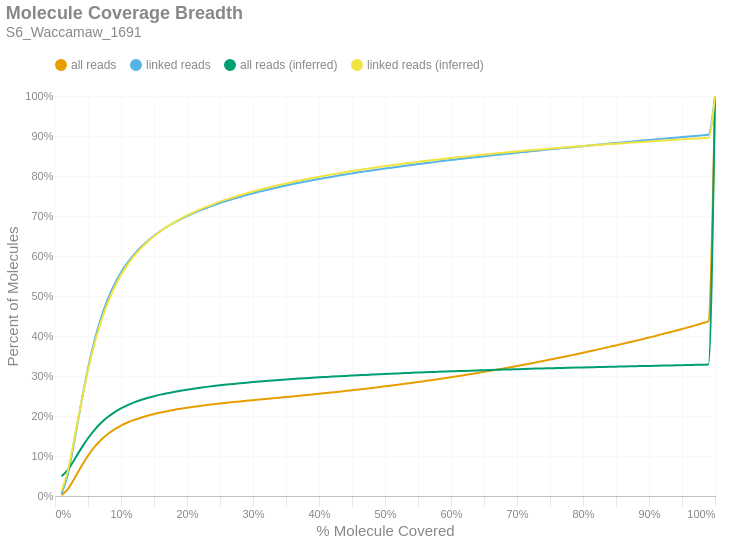

The notebook cell saved with this chart:
### Markdown cell above
### Molecule Read Coverage
This chart shows molecule coverage breadth as computed by the number of bases aligned to that molecule. In other words, "*how much of each unique long molecule is actually sequenced/aligned?*" Keep in mind there is a distinction between sequences and alignments, since some sequences belonging to a particular molecule may not align well and wouldn't appear in the alignment data. This chart also shows molecule coverage breadth as computed by the *inferred fragment* from which the aligned sequences originate. Unlike read coverage, this calculation takes into account the total insert size, including unsequenced gaps between the forward and reverse reads. Like the previous figures, these are cumulative percents.

### Code cell
if SKIPLR:
    print_html(f"Skipped")
else:
    binned_df = consolidated_hist(valids['coverage_bp'], mask, 0.01, True)
    binned_df_inf = consolidated_hist(valids['coverage_inserts'], mask, 0.01, True)
    binned_df = binned_df.with_columns(pl.lit(binned_df_inf['all reads (cumsum)']).alias('all reads (inferred)'))
    binned_df = binned_df.with_columns(pl.lit(binned_df_inf['linked reads (cumsum)']).alias('linked reads (inferred)'))
    binned_df = binned_df.with_columns(
        (pl.col('bin').cast(pl.Float64) + 0.01).alias('right_edge')
    )

    with SafeRender(binned_df):
        (
            density_plot(binned_df, 'Molecule Coverage Breadth', samplename, 'molcov', ['all reads (inferred)','linked reads (inferred)'])
            .encode(
                #x=alt.X('bin:Q', title="% Molecule Covered").axis(format = '%').scale(padding=0),
                x=alt.X('right_edge:Q', title="% Molecule Covered").axis(format='%').scale(padding=0),
                y=alt.Y('value:Q', title='Percent of Molecules')
                    .axis(format='%')
                    .stack(False)
                    .scale(domainMin=0, padding=0),
                color=alt.Color("key:N").scale(domain = ["all reads", "linked reads", "all reads (inferred)", "linked reads (inferred)"]),
                tooltip = [
                    alt.Tooltip("key:N", title = "Data Type"),
                    alt.Tooltip("range_label:N", title="% Molecule Covered"),
                    alt.Tooltip("value:Q", format = ".2%", title="% Molecules")
                ]
            )
        ).display()

### Figure 1 — Vega-Lite specification as saved in the notebook (floating-point values rounded to 4 significant figures)
{"width": "container", "height": 400, "config": {"title": {"anchor": "start", "dy": -15, "fontSize": 18, "color": "#888888", "subtitleColor": "#888888", "subtitleFontSize": 14}, "arc": {"fill": "#0072B2"}, "axis": {"domainColor": "#888888", "domainWidth": 0.5, "gridWidth": 0.2, "grid": false, "titleFontWeight": 400, "titleFontSize": 15, "labelFontSize": 11, "labelColor": "#888888", "tickColor": "#888888", "tickWidth": 0.2, "titleColor": "#888888"}, "axisBand": {"grid": false}, "axisX": {"grid": true, "tickSize": 10, "domainCap": "round"}, "axisY": {"domain": false, "grid": true, "tickSize": 0, "domainCap": "round"}, "background": "transparent", "header": {"labelFontSize": 15, "labelColor": "#888888", "titleFontSize": 15, "titleFontWeight": 600, "titleColor": "#888888"}, "legend": {"labelFont": "sans-serif", "labelFontSize": 12, "labelColor": "#888888", "symbolSize": 100, "symbolType": "circle", "titleFontSize": 12, "titlePadding": 10, "titleColor": "#888888", "title": null, "orient": "top"}, "range": {"category": ["#E69F00", "#56B4E9", "#009E73", "#F0E442", "#0072B2", "#D55E00", "#CC79A7", "#000000"], "diverging": ["#cfe8f3", "#a2d4ec", "#73bfe2", "#46abdb", "#1696d2", "#12719e"]}, "area": {"fill": "#0072B2", "fillOpacity": 0.7, "line": true, "strokeOpacity": 0.7}, "line": {"color": "#0072B2", "stroke": "#0072B2", "strokeWidth": 2}, "trail": {"color": "#0072B2", "stroke": "#0072B2", "strokeWidth": 0, "size": 1}, "point": {"filled": true, "fillOpacity": 1.0, "size": 95}, "text": {"color": "#888888", "fontSize": 11, "align": "right", "fontWeight": 400, "size": 11}, "bar": {"fill": "#0072B2", "stroke": null}, "view": {"stroke": null, "continuousWidth": 660, "continuousHeight": 400}}, "data": {"name": "data-573b55bb4fed05aade2d0df5d250746b"}, "mark": {"type": "line", "interpolate": "monotone", "point": {"opacity": 0, "size": 275}}, "encoding": {"color": {"field": "key", "scale": {"domain": ["all reads", "linked reads", "all reads (inferred)", "linked reads (inferred)"]}, "type": "nominal"}, "tooltip": [{"field": "key", "title": "Data Type", "type": "nominal"}, {"field": "range_label", "title": "% Molecule Covered", "type": "nominal"}, {"field": "value", "format": ".2%", "title": "% Molecules", "type": "quantitative"}], "x": {"axis": {"format": "%"}, "field": "right_edge", "scale": {"padding": 0}, "title": "% Molecule Covered", "type": "quantitative"}, "y": {"axis": {"format": "%"}, "field": "value", "scale": {"domainMin": 0, "padding": 0}, "stack": false, "title": "Percent of Molecules", "type": "quantitative"}}, "params": [{"name": "param_c36ac31b6afebe62", "select": {"type": "point", "fields": ["key"]}, "bind": "legend"}], "title": {"text": "Molecule Coverage Breadth", "subtitle": "S6_Waccamaw_1691"}, "transform": [{"fold": ["all reads (cumsum)", "linked reads (cumsum)", "all reads (inferred)", "linked reads (inferred)"]}, {"calculate": "replace(datum.key, ' (cumsum)', '')", "as": "key"}, {"filter": {"param": "param_c36ac31b6afebe62"}}], "usermeta": {"embedOptions": {"downloadFileName": "S6_Waccamaw_1691.molcov"}}, "$schema": "https://vega.github.io/schema/vega-lite/v6.1.0.json", "datasets": {"data-573b55bb4fed05aade2d0df5d250746b": [{"bin": "0.0", "interval": "0.0-0.01", "all reads": 0.001756, "linked reads": 0.005034, "all reads (cumsum)": 0.001756, "linked reads (cumsum)": 0.005034, "range_label": "0.0-0.01", "all reads (inferred)": 0.0495, "linked reads (inferred)": 0.01286, "right_edge": 0.01}, {"bin": "0.01", "interval": "0.01-0.02", "all reads": 0.0167, "linked reads": 0.05239, "all reads (cumsum)": 0.01846, "linked reads (cumsum)": 0.05742, "range_label": "0.01-0.02", "all reads (inferred)": 0.06681, "linked reads (inferred)": 0.06721, "right_edge": 0.02}, {"bin": "0.02", "interval": "0.02-0.03", "all reads": 0.02705, "linked reads": 0.08581, "all reads (cumsum)": 0.04551, "linked reads (cumsum)": 0.1432, "range_label": "0.02-0.03", "all reads (inferred)": 0.09261, "linked reads (inferred)": 0.1492, "right_edge": 0.03}, {"bin": "0.03", "interval": "0.03-0.04", "all reads": 0.02895, "linked reads": 0.09223, "all reads (cumsum)": 0.07446, "linked reads (cumsum)": 0.2355, "range_label": "0.03-0.04", "all reads (inferred)": 0.1196, "linked reads (inferred)": 0.2353, "right_edge": 0.04}, {"bin": "0.04", "interval": "0.04-0.05", "all reads": 0.02624, "linked reads": 0.08366, "all reads (cumsum)": 0.1007, "linked reads (cumsum)": 0.3191, "range_label": "0.04-0.05", "all reads (inferred)": 0.1443, "linked reads (inferred)": 0.3141, "right_edge": 0.05}, {"bin": "0.05", "interval": "0.05-0.06", "all reads": 0.02202, "linked reads": 0.07023, "all reads (cumsum)": 0.1227, "linked reads (cumsum)": 0.3893, "range_label": "0.05-0.06", "all reads (inferred)": 0.1655, "linked reads (inferred)": 0.3817, "right_edge": 0.06}, {"bin": "0.06", "interval": "0.06-0.07", "all reads": 0.01786, "linked reads": 0.05693, "all reads (cumsum)": 0.1406, "linked reads (cumsum)": 0.4463, "range_label": "0.06-0.07", "all reads (inferred)": 0.1829, "linked reads (inferred)": 0.4375, "right_edge": 0.07}, {"bin": "0.07", "interval": "0.07-0.08", "all reads": 0.01436, "linked reads": 0.04573, "all reads (cumsum)": 0.1549, "linked reads (cumsum)": 0.492, "range_label": "0.07-0.08", "all reads (inferred)": 0.1974, "linked reads (inferred)": 0.4836, "right_edge": 0.08}, {"bin": "0.08", "interval": "0.08-0.09", "all reads": 0.01158, "linked reads": 0.03684, "all reads (cumsum)": 0.1665, "linked reads (cumsum)": 0.5288, "range_label": "0.08-0.09", "all reads (inferred)": 0.2092, "linked reads (inferred)": 0.5212, "right_edge": 0.09}, {"bin": "0.09", "interval": "0.09-0.1", "all reads": 0.009378, "linked reads": 0.02982, "all reads (cumsum)": 0.1759, "linked reads (cumsum)": 0.5587, "range_label": "0.09-0.1", "all reads (inferred)": 0.2189, "linked reads (inferred)": 0.5523, "right_edge": 0.1}, {"bin": "0.1", "interval": "0.1-0.11", "all reads": 0.007818, "linked reads": 0.02478, "all reads (cumsum)": 0.1837, "linked reads (cumsum)": 0.5834, "range_label": "0.1-0.11", "all reads (inferred)": 0.2271, "linked reads (inferred)": 0.5783, "right_edge": 0.11}, {"bin": "0.11", "interval": "0.11-0.12", "all reads": 0.006527, "linked reads": 0.02068, "all reads (cumsum)": 0.1902, "linked reads (cumsum)": 0.6041, "range_label": "0.11-0.12", "all reads (inferred)": 0.234, "linked reads (inferred)": 0.6002, "right_edge": 0.12}, {"bin": "0.12", "interval": "0.12-0.13", "all reads": 0.005579, "linked reads": 0.01764, "all reads (cumsum)": 0.1958, "linked reads (cumsum)": 0.6218, "range_label": "0.12-0.13", "all reads (inferred)": 0.2398, "linked reads (inferred)": 0.6188, "right_edge": 0.13}, {"bin": "0.13", "interval": "0.13-0.14", "all reads": 0.004851, "linked reads": 0.01533, "all reads (cumsum)": 0.2007, "linked reads (cumsum)": 0.6371, "range_label": "0.13-0.14", "all reads (inferred)": 0.245, "linked reads (inferred)": 0.6352, "right_edge": 0.14}, {"bin": "0.14", "interval": "0.14-0.15", "all reads": 0.004306, "linked reads": 0.01357, "all reads (cumsum)": 0.205, "linked reads (cumsum)": 0.6507, "range_label": "0.14-0.15", "all reads (inferred)": 0.2494, "linked reads (inferred)": 0.6493, "right_edge": 0.15}, {"bin": "0.15", "interval": "0.15-0.16", "all reads": 0.003768, "linked reads": 0.01186, "all reads (cumsum)": 0.2087, "linked reads (cumsum)": 0.6625, "range_label": "0.15-0.16", "all reads (inferred)": 0.2534, "linked reads (inferred)": 0.6619, "right_edge": 0.16}, {"bin": "0.16", "interval": "0.16-0.17", "all reads": 0.003384, "linked reads": 0.01064, "all reads (cumsum)": 0.2121, "linked reads (cumsum)": 0.6732, "range_label": "0.16-0.17", "all reads (inferred)": 0.257, "linked reads (inferred)": 0.6732, "right_edge": 0.17}, {"bin": "0.17", "interval": "0.17-0.18", "all reads": 0.003119, "linked reads": 0.00977, "all reads (cumsum)": 0.2152, "linked reads (cumsum)": 0.6829, "range_label": "0.17-0.18", "all reads (inferred)": 0.2602, "linked reads (inferred)": 0.6835, "right_edge": 0.18}, {"bin": "0.18", "interval": "0.18-0.19", "all reads": 0.002799, "linked reads": 0.008759, "all reads (cumsum)": 0.218, "linked reads (cumsum)": 0.6917, "range_label": "0.18-0.19", "all reads (inferred)": 0.2632, "linked reads (inferred)": 0.6928, "right_edge": 0.19}, {"bin": "0.19", "interval": "0.19-0.2", "all reads": 0.002613, "linked reads": 0.008134, "all reads (cumsum)": 0.2207, "linked reads (cumsum)": 0.6998, "range_label": "0.19-0.2", "all reads (inferred)": 0.2659, "linked reads (inferred)": 0.7013, "right_edge": 0.2}, {"bin": "0.2", "interval": "0.2-0.21", "all reads": 0.002371, "linked reads": 0.007386, "all reads (cumsum)": 0.223, "linked reads (cumsum)": 0.7072, "range_label": "0.2-0.21", "all reads (inferred)": 0.2683, "linked reads (inferred)": 0.7092, "right_edge": 0.21}, {"bin": "0.21", "interval": "0.21-0.22", "all reads": 0.002249, "linked reads": 0.006951, "all reads (cumsum)": 0.2253, "linked reads (cumsum)": 0.7142, "range_label": "0.21-0.22", "all reads (inferred)": 0.2706, "linked reads (inferred)": 0.7165, "right_edge": 0.22}, {"bin": "0.22", "interval": "0.22-0.23", "all reads": 0.00208, "linked reads": 0.006391, "all reads (cumsum)": 0.2274, "linked reads (cumsum)": 0.7206, "range_label": "0.22-0.23", "all reads (inferred)": 0.2728, "linked reads (inferred)": 0.7234, "right_edge": 0.23}, {"bin": "0.23", "interval": "0.23-0.24", "all reads": 0.001988, "linked reads": 0.006105, "all reads (cumsum)": 0.2293, "linked reads (cumsum)": 0.7267, "range_label": "0.23-0.24", "all reads (inferred)": 0.2749, "linked reads (inferred)": 0.7298, "right_edge": 0.24}, {"bin": "0.24", "interval": "0.24-0.25", "all reads": 0.00191, "linked reads": 0.00583, "all reads (cumsum)": 0.2313, "linked reads (cumsum)": 0.7325, "range_label": "0.24-0.25", "all reads (inferred)": 0.2768, "linked reads (inferred)": 0.7358, "right_edge": 0.25}, {"bin": "0.25", "interval": "0.25-0.26", "all reads": 0.001756, "linked reads": 0.005312, "all reads (cumsum)": 0.233, "linked reads (cumsum)": 0.7378, "range_label": "0.25-0.26", "all reads (inferred)": 0.2785, "linked reads (inferred)": 0.7414, "right_edge": 0.26}, {"bin": "0.26", "interval": "0.26-0.27", "all reads": 0.001695, "linked reads": 0.005092, "all reads (cumsum)": 0.2347, "linked reads (cumsum)": 0.7429, "range_label": "0.26-0.27", "all reads (inferred)": 0.2802, "linked reads (inferred)": 0.7467, "right_edge": 0.27}, {"bin": "0.27", "interval": "0.27-0.28", "all reads": 0.001599, "linked reads": 0.004724, "all reads (cumsum)": 0.2363, "linked reads (cumsum)": 0.7476, "range_label": "0.27-0.28", "all reads (inferred)": 0.2818, "linked reads (inferred)": 0.7518, "right_edge": 0.28}, {"bin": "0.28", "interval": "0.28-0.29", "all reads": 0.001622, "linked reads": 0.004679, "all reads (cumsum)": 0.2379, "linked reads (cumsum)": 0.7523, "range_label": "0.28-0.29", "all reads (inferred)": 0.2834, "linked reads (inferred)": 0.7566, "right_edge": 0.29}, {"bin": "0.29", "interval": "0.29-0.3", "all reads": 0.001626, "linked reads": 0.0045, "all reads (cumsum)": 0.2396, "linked reads (cumsum)": 0.7568, "range_label": "0.29-0.3", "all reads (inferred)": 0.2848, "linked reads (inferred)": 0.7612, "right_edge": 0.3}, {"bin": "0.3", "interval": "0.3-0.31", "all reads": 0.001569, "linked reads": 0.004183, "all reads (cumsum)": 0.2411, "linked reads (cumsum)": 0.761, "range_label": "0.3-0.31", "all reads (inferred)": 0.2862, "linked reads (inferred)": 0.7656, "right_edge": 0.31}, {"bin": "0.31", "interval": "0.31-0.32", "all reads": 0.001593, "linked reads": 0.004133, "all reads (cumsum)": 0.2427, "linked reads (cumsum)": 0.7651, "range_label": "0.31-0.32", "all reads (inferred)": 0.2876, "linked reads (inferred)": 0.7699, "right_edge": 0.32}, {"bin": "0.32", "interval": "0.32-0.33", "all reads": 0.00156, "linked reads": 0.003834, "all reads (cumsum)": 0.2443, "linked reads (cumsum)": 0.769, "range_label": "0.32-0.33", "all reads (inferred)": 0.2888, "linked reads (inferred)": 0.7739, "right_edge": 0.33}, {"bin": "0.33", "interval": "0.33-0.34", "all reads": 0.001574, "linked reads": 0.003734, "all reads (cumsum)": 0.2458, "linked reads (cumsum)": 0.7727, "range_label": "0.33-0.34", "all reads (inferred)": 0.2901, "linked reads (inferred)": 0.7778, "right_edge": 0.34}, {"bin": "0.34", "interval": "0.34-0.35", "all reads": 0.001603, "linked reads": 0.003682, "all reads (cumsum)": 0.2475, "linked reads (cumsum)": 0.7764, "range_label": "0.34-0.35", "all reads (inferred)": 0.2913, "linked reads (inferred)": 0.7815, "right_edge": 0.35}, {"bin": "0.35", "interval": "0.35-0.36", "all reads": 0.00158, "linked reads": 0.003457, "all reads (cumsum)": 0.249, "linked reads (cumsum)": 0.7798, "range_label": "0.35-0.36", "all reads (inferred)": 0.2924, "linked reads (inferred)": 0.7851, "right_edge": 0.36}, {"bin": "0.36", "interval": "0.36-0.37", "all reads": 0.001602, "linked reads": 0.003352, "all reads (cumsum)": 0.2506, "linked reads (cumsum)": 0.7832, "range_label": "0.36-0.37", "all reads (inferred)": 0.2935, "linked reads (inferred)": 0.7885, "right_edge": 0.37}, {"bin": "0.37", "interval": "0.37-0.38", "all reads": 0.001624, "linked reads": 0.00325, "all reads (cumsum)": 0.2523, "linked reads (cumsum)": 0.7864, "range_label": "0.37-0.38", "all reads (inferred)": 0.2946, "linked reads (inferred)": 0.7918, "right_edge": 0.38}, {"bin": "0.38", "interval": "0.38-0.39", "all reads": 0.001632, "linked reads": 0.003146, "all reads (cumsum)": 0.2539, "linked reads (cumsum)": 0.7896, "range_label": "0.38-0.39", "all reads (inferred)": 0.2956, "linked reads (inferred)": 0.795, "right_edge": 0.39}, {"bin": "0.39", "interval": "0.39-0.4", "all reads": 0.001685, "linked reads": 0.003063, "all reads (cumsum)": 0.2556, "linked reads (cumsum)": 0.7926, "range_label": "0.39-0.4", "all reads (inferred)": 0.2966, "linked reads (inferred)": 0.7982, "right_edge": 0.4}, {"bin": "0.4", "interval": "0.4-0.41", "all reads": 0.001659, "linked reads": 0.002862, "all reads (cumsum)": 0.2572, "linked reads (cumsum)": 0.7955, "range_label": "0.4-0.41", "all reads (inferred)": 0.2975, "linked reads (inferred)": 0.8011, "right_edge": 0.41}, {"bin": "0.41", "interval": "0.41-0.42", "all reads": 0.001723, "linked reads": 0.00287, "all reads (cumsum)": 0.259, "linked reads (cumsum)": 0.7984, "range_label": "0.41-0.42", "all reads (inferred)": 0.2985, "linked reads (inferred)": 0.804, "right_edge": 0.42}, {"bin": "0.42", "interval": "0.42-0.43", "all reads": 0.001757, "linked reads": 0.002708, "all reads (cumsum)": 0.2607, "linked reads (cumsum)": 0.8011, "range_label": "0.42-0.43", "all reads (inferred)": 0.2994, "linked reads (inferred)": 0.8068, "right_edge": 0.43}, {"bin": "0.43", "interval": "0.43-0.44", "all reads": 0.00179, "linked reads": 0.002788, "all reads (cumsum)": 0.2625, "linked reads (cumsum)": 0.8039, "range_label": "0.43-0.44", "all reads (inferred)": 0.3003, "linked reads (inferred)": 0.8096, "right_edge": 0.44}, {"bin": "0.44", "interval": "0.44-0.45", "all reads": 0.001819, "linked reads": 0.002592, "all reads (cumsum)": 0.2643, "linked reads (cumsum)": 0.8065, "range_label": "0.44-0.45", "all reads (inferred)": 0.3011, "linked reads (inferred)": 0.8122, "right_edge": 0.45}, {"bin": "0.45", "interval": "0.45-0.46", "all reads": 0.001906, "linked reads": 0.00268, "all reads (cumsum)": 0.2662, "linked reads (cumsum)": 0.8091, "range_label": "0.45-0.46", "all reads (inferred)": 0.3019, "linked reads (inferred)": 0.8148, "right_edge": 0.46}, {"bin": "0.46", "interval": "0.46-0.47", "all reads": 0.001865, "linked reads": 0.002415, "all reads (cumsum)": 0.2681, "linked reads (cumsum)": 0.8115, "range_label": "0.46-0.47", "all reads (inferred)": 0.3028, "linked reads (inferred)": 0.8174, "right_edge": 0.47}, {"bin": "0.47", "interval": "0.47-0.48", "all reads": 0.001939, "linked reads": 0.002445, "all reads (cumsum)": 0.27, "linked reads (cumsum)": 0.814, "range_label": "0.47-0.48", "all reads (inferred)": 0.3036, "linked reads (inferred)": 0.8198, "right_edge": 0.48}, {"bin": "0.48", "interval": "0.48-0.49", "all reads": 0.00194, "linked reads": 0.002374, "all reads (cumsum)": 0.272, "linked reads (cumsum)": 0.8164, "range_label": "0.48-0.49", "all reads (inferred)": 0.3043, "linked reads (inferred)": 0.8223, "right_edge": 0.49}, {"bin": "0.49", "interval": "0.49-0.5", "all reads": 0.002152, "linked reads": 0.002385, "all reads (cumsum)": 0.2741, "linked reads (cumsum)": 0.8188, "range_label": "0.49-0.5", "all reads (inferred)": 0.3051, "linked reads (inferred)": 0.8247, "right_edge": 0.5}, {"bin": "0.5", "interval": "0.5-0.51", "all reads": 0.001936, "linked reads": 0.002159, "all reads (cumsum)": 0.2761, "linked reads (cumsum)": 0.8209, "range_label": "0.5-0.51", "all reads (inferred)": 0.3058, "linked reads (inferred)": 0.8268, "right_edge": 0.51}, {"bin": "0.51", "interval": "0.51-0.52", "all reads": 0.002211, "linked reads": 0.002342, "all reads (cumsum)": 0.2783, "linked reads (cumsum)": 0.8233, "range_label": "0.51-0.52", "all reads (inferred)": 0.3065, "linked reads (inferred)": 0.829, "right_edge": 0.52}, {"bin": "0.52", "interval": "0.52-0.53", "all reads": 0.002132, "linked reads": 0.002163, "all reads (cumsum)": 0.2804, "linked reads (cumsum)": 0.8254, "range_label": "0.52-0.53", "all reads (inferred)": 0.3072, "linked reads (inferred)": 0.8312, "right_edge": 0.53}, {"bin": "0.53", "interval": "0.53-0.54", "all reads": 0.002253, "linked reads": 0.002201, "all reads (cumsum)": 0.2827, "linked reads (cumsum)": 0.8276, "range_label": "0.53-0.54", "all reads (inferred)": 0.3079, "linked reads (inferred)": 0.8332, "right_edge": 0.54}, {"bin": "0.54", "interval": "0.54-0.55", "all reads": 0.002205, "linked reads": 0.002111, "all reads (cumsum)": 0.2849, "linked reads (cumsum)": 0.8297, "range_label": "0.54-0.55", "all reads (inferred)": 0.3085, "linked reads (inferred)": 0.8353, "right_edge": 0.55}, {"bin": "0.55", "interval": "0.55-0.56", "all reads": 0.002351, "linked reads": 0.002117, "all reads (cumsum)": 0.2872, "linked reads (cumsum)": 0.8318, "range_label": "0.55-0.56", "all reads (inferred)": 0.3092, "linked reads (inferred)": 0.8374, "right_edge": 0.56}, {"bin": "0.56", "interval": "0.56-0.57", "all reads": 0.002418, "linked reads": 0.002112, "all reads (cumsum)": 0.2896, "linked reads (cumsum)": 0.834, "range_label": "0.56-0.57", "all reads (inferred)": 0.3098, "linked reads (inferred)": 0.8393, "right_edge": 0.57}, {"bin": "0.57", "interval": "0.57-0.58", "all reads": 0.00238, "linked reads": 0.002005, "all reads (cumsum)": 0.292, "linked reads (cumsum)": 0.836, "range_label": "0.57-0.58", "all reads (inferred)": 0.3104, "linked reads (inferred)": 0.8412, "right_edge": 0.58}, {"bin": "0.58", "interval": "0.58-0.59", "all reads": 0.002484, "linked reads": 0.002003, "all reads (cumsum)": 0.2945, "linked reads (cumsum)": 0.838, "range_label": "0.58-0.59", "all reads (inferred)": 0.311, "linked reads (inferred)": 0.843, "right_edge": 0.59}, {"bin": "0.59", "interval": "0.59-0.6", "all reads": 0.002558, "linked reads": 0.001911, "all reads (cumsum)": 0.2971, "linked reads (cumsum)": 0.8399, "range_label": "0.59-0.6", "all reads (inferred)": 0.3117, "linked reads (inferred)": 0.8449, "right_edge": 0.6}, {"bin": "0.6", "interval": "0.6-0.61", "all reads": 0.002505, "linked reads": 0.001933, "all reads (cumsum)": 0.2996, "linked reads (cumsum)": 0.8418, "range_label": "0.6-0.61", "all reads (inferred)": 0.3122, "linked reads (inferred)": 0.8467, "right_edge": 0.61}, {"bin": "0.61", "interval": "0.61-0.62", "all reads": 0.002657, "linked reads": 0.001906, "all reads (cumsum)": 0.3022, "linked reads (cumsum)": 0.8437, "range_label": "0.61-0.62", "all reads (inferred)": 0.3128, "linked reads (inferred)": 0.8484, "right_edge": 0.62}, {"bin": "0.62", "interval": "0.62-0.63", "all reads": 0.002665, "linked reads": 0.001863, "all reads (cumsum)": 0.3049, "linked reads (cumsum)": 0.8456, "range_label": "0.62-0.63", "all reads (inferred)": 0.3134, "linked reads (inferred)": 0.8502, "right_edge": 0.63}, {"bin": "0.63", "interval": "0.63-0.64", "all reads": 0.002691, "linked reads": 0.001832, "all reads (cumsum)": 0.3076, "linked reads (cumsum)": 0.8474, "range_label": "0.63-0.64", "all reads (inferred)": 0.3139, "linked reads (inferred)": 0.8518, "right_edge": 0.64}, {"bin": "0.64", "interval": "0.64-0.65", "all reads": 0.002751, "linked reads": 0.001844, "all reads (cumsum)": 0.3103, "linked reads (cumsum)": 0.8493, "range_label": "0.64-0.65", "all reads (inferred)": 0.3144, "linked reads (inferred)": 0.8535, "right_edge": 0.65}, {"bin": "0.65", "interval": "0.65-0.66", "all reads": 0.002945, "linked reads": 0.001879, "all reads (cumsum)": 0.3133, "linked reads (cumsum)": 0.8511, "range_label": "0.65-0.66", "all reads (inferred)": 0.315, "linked reads (inferred)": 0.8551, "right_edge": 0.66}, {"bin": "0.66", "interval": "0.66-0.67", "all reads": 0.002828, "linked reads": 0.001765, "all reads (cumsum)": 0.3161, "linked reads (cumsum)": 0.8529, "range_label": "0.66-0.67", "all reads (inferred)": 0.3155, "linked reads (inferred)": 0.8567, "right_edge": 0.67}, {"bin": "0.67", "interval": "0.67-0.68", "all reads": 0.002929, "linked reads": 0.001789, "all reads (cumsum)": 0.319, "linked reads (cumsum)": 0.8547, "range_label": "0.67-0.68", "all reads (inferred)": 0.316, "linked reads (inferred)": 0.8583, "right_edge": 0.68}, {"bin": "0.68", "interval": "0.68-0.69", "all reads": 0.002955, "linked reads": 0.001784, "all reads (cumsum)": 0.322, "linked reads (cumsum)": 0.8565, "range_label": "0.68-0.69", "all reads (inferred)": 0.3165, "linked reads (inferred)": 0.8599, "right_edge": 0.69}, {"bin": "0.69", "interval": "0.69-0.7", "all reads": 0.003045, "linked reads": 0.001723, "all reads (cumsum)": 0.325, "linked reads (cumsum)": 0.8582, "range_label": "0.69-0.7", "all reads (inferred)": 0.317, "linked reads (inferred)": 0.8614, "right_edge": 0.7}, {"bin": "0.7", "interval": "0.7-0.71", "all reads": 0.003026, "linked reads": 0.001665, "all reads (cumsum)": 0.328, "linked reads (cumsum)": 0.8599, "range_label": "0.7-0.71", "all reads (inferred)": 0.3175, "linked reads (inferred)": 0.8629, "right_edge": 0.71}, {"bin": "0.71", "interval": "0.71-0.72", "all reads": 0.003086, "linked reads": 0.001699, "all reads (cumsum)": 0.3311, "linked reads (cumsum)": 0.8616, "range_label": "0.71-0.72", "all reads (inferred)": 0.318, "linked reads (inferred)": 0.8643, "right_edge": 0.72}, {"bin": "0.72", "interval": "0.72-0.73", "all reads": 0.00322, "linked reads": 0.001689, "all reads (cumsum)": 0.3344, "linked reads (cumsum)": 0.8632, "range_label": "0.72-0.73", "all reads (inferred)": 0.3184, "linked reads (inferred)": 0.8657, "right_edge": 0.73}, {"bin": "0.73", "interval": "0.73-0.74", "all reads": 0.003228, "linked reads": 0.001693, "all reads (cumsum)": 0.3376, "linked reads (cumsum)": 0.8649, "range_label": "0.73-0.74", "all reads (inferred)": 0.3189, "linked reads (inferred)": 0.8671, "right_edge": 0.74}, {"bin": "0.74", "interval": "0.74-0.75", "all reads": 0.003418, "linked reads": 0.001674, "all reads (cumsum)": 0.341, "linked reads (cumsum)": 0.8666, "range_label": "0.74-0.75", "all reads (inferred)": 0.3194, "linked reads (inferred)": 0.8685, "right_edge": 0.75}, {"bin": "0.75", "interval": "0.75-0.76", "all reads": 0.003245, "linked reads": 0.001538, "all reads (cumsum)": 0.3442, "linked reads (cumsum)": 0.8682, "range_label": "0.75-0.76", "all reads (inferred)": 0.3198, "linked reads (inferred)": 0.8698, "right_edge": 0.76}, {"bin": "0.76", "interval": "0.76-0.77", "all reads": 0.003411, "linked reads": 0.001645, "all reads (cumsum)": 0.3477, "linked reads (cumsum)": 0.8698, "range_label": "0.76-0.77", "all reads (inferred)": 0.3202, "linked reads (inferred)": 0.8711, "right_edge": 0.77}, {"bin": "0.77", "interval": "0.77-0.78", "all reads": 0.003391, "linked reads": 0.001589, "all reads (cumsum)": 0.351, "linked reads (cumsum)": 0.8714, "range_label": "0.77-0.78", "all reads (inferred)": 0.3206, "linked reads (inferred)": 0.8725, "right_edge": 0.78}, {"bin": "0.78", "interval": "0.78-0.79", "all reads": 0.003473, "linked reads": 0.001621, "all reads (cumsum)": 0.3545, "linked reads (cumsum)": 0.873, "range_label": "0.78-0.79", "all reads (inferred)": 0.3211, "linked reads (inferred)": 0.8737, "right_edge": 0.79}, {"bin": "0.79", "interval": "0.79-0.8", "all reads": 0.003715, "linked reads": 0.00163, "all reads (cumsum)": 0.3582, "linked reads (cumsum)": 0.8746, "range_label": "0.79-0.8", "all reads (inferred)": 0.3215, "linked reads (inferred)": 0.875, "right_edge": 0.8}, {"bin": "0.8", "interval": "0.8-0.81", "all reads": 0.003461, "linked reads": 0.001569, "all reads (cumsum)": 0.3617, "linked reads (cumsum)": 0.8762, "range_label": "0.8-0.81", "all reads (inferred)": 0.3219, "linked reads (inferred)": 0.8762, "right_edge": 0.81}, {"bin": "0.81", "interval": "0.81-0.82", "all reads": 0.003616, "linked reads": 0.001629, "all reads (cumsum)": 0.3653, "linked reads (cumsum)": 0.8778, "range_label": "0.81-0.82", "all reads (inferred)": 0.3223, "linked reads (inferred)": 0.8774, "right_edge": 0.82}, {"bin": "0.82", "interval": "0.82-0.83", "all reads": 0.003693, "linked reads": 0.001561, "all reads (cumsum)": 0.369, "linked reads (cumsum)": 0.8794, "range_label": "0.82-0.83", "all reads (inferred)": 0.3227, "linked reads (inferred)": 0.8786, "right_edge": 0.83}, {"bin": "0.83", "interval": "0.83-0.84", "all reads": 0.003747, "linked reads": 0.001587, "all reads (cumsum)": 0.3728, "linked reads (cumsum)": 0.881, "range_label": "0.83-0.84", "all reads (inferred)": 0.323, "linked reads (inferred)": 0.8797, "right_edge": 0.84}, {"bin": "0.84", "interval": "0.84-0.85", "all reads": 0.003729, "linked reads": 0.00147, "all reads (cumsum)": 0.3765, "linked reads (cumsum)": 0.8825, "range_label": "0.84-0.85", "all reads (inferred)": 0.3234, "linked reads (inferred)": 0.8808, "right_edge": 0.85}, {"bin": "0.85", "interval": "0.85-0.86", "all reads": 0.003859, "linked reads": 0.001561, "all reads (cumsum)": 0.3803, "linked reads (cumsum)": 0.884, "range_label": "0.85-0.86", "all reads (inferred)": 0.3238, "linked reads (inferred)": 0.882, "right_edge": 0.86}, {"bin": "0.86", "interval": "0.86-0.87", "all reads": 0.003878, "linked reads": 0.001542, "all reads (cumsum)": 0.3842, "linked reads (cumsum)": 0.8856, "range_label": "0.86-0.87", "all reads (inferred)": 0.3242, "linked reads (inferred)": 0.8831, "right_edge": 0.87}, {"bin": "0.87", "interval": "0.87-0.88", "all reads": 0.003966, "linked reads": 0.00153, "all reads (cumsum)": 0.3882, "linked reads (cumsum)": 0.8871, "range_label": "0.87-0.88", "all reads (inferred)": 0.3245, "linked reads (inferred)": 0.8842, "right_edge": 0.88}, {"bin": "0.88", "interval": "0.88-0.89", "all reads": 0.003929, "linked reads": 0.001452, "all reads (cumsum)": 0.3921, "linked reads (cumsum)": 0.8885, "range_label": "0.88-0.89", "all reads (inferred)": 0.3249, "linked reads (inferred)": 0.8853, "right_edge": 0.89}, {"bin": "0.89", "interval": "0.89-0.9", "all reads": 0.004106, "linked reads": 0.001508, "all reads (cumsum)": 0.3962, "linked reads (cumsum)": 0.89, "range_label": "0.89-0.9", "all reads (inferred)": 0.3253, "linked reads (inferred)": 0.8864, "right_edge": 0.9}, {"bin": "0.9", "interval": "0.9-0.91", "all reads": 0.003965, "linked reads": 0.001396, "all reads (cumsum)": 0.4002, "linked reads (cumsum)": 0.8914, "range_label": "0.9-0.91", "all reads (inferred)": 0.3256, "linked reads (inferred)": 0.8874, "right_edge": 0.91}, {"bin": "0.91", "interval": "0.91-0.92", "all reads": 0.004476, "linked reads": 0.001501, "all reads (cumsum)": 0.4047, "linked reads (cumsum)": 0.8929, "range_label": "0.91-0.92", "all reads (inferred)": 0.326, "linked reads (inferred)": 0.8885, "right_edge": 0.92}, {"bin": "0.92", "interval": "0.92-0.93", "all reads": 0.003941, "linked reads": 0.001442, "all reads (cumsum)": 0.4086, "linked reads (cumsum)": 0.8944, "range_label": "0.92-0.93", "all reads (inferred)": 0.3263, "linked reads (inferred)": 0.8895, "right_edge": 0.93}, {"bin": "0.93", "interval": "0.93-0.94", "all reads": 0.00436, "linked reads": 0.001456, "all reads (cumsum)": 0.413, "linked reads (cumsum)": 0.8958, "range_label": "0.93-0.94", "all reads (inferred)": 0.3267, "linked reads (inferred)": 0.8906, "right_edge": 0.94}, {"bin": "0.94", "interval": "0.94-0.95", "all reads": 0.004704, "linked reads": 0.00146, "all reads (cumsum)": 0.4177, "linked reads (cumsum)": 0.8973, "range_label": "0.94-0.95", "all reads (inferred)": 0.3271, "linked reads (inferred)": 0.8916, "right_edge": 0.95}, {"bin": "0.95", "interval": "0.95-0.96", "all reads": 0.004063, "linked reads": 0.001404, "all reads (cumsum)": 0.4217, "linked reads (cumsum)": 0.8987, "range_label": "0.95-0.96", "all reads (inferred)": 0.3275, "linked reads (inferred)": 0.8926, "right_edge": 0.96}, {"bin": "0.96", "interval": "0.96-0.97", "all reads": 0.004744, "linked reads": 0.00145, "all reads (cumsum)": 0.4265, "linked reads (cumsum)": 0.9002, "range_label": "0.96-0.97", "all reads (inferred)": 0.3278, "linked reads (inferred)": 0.8937, "right_edge": 0.97}, {"bin": "0.97", "interval": "0.97-0.98", "all reads": 0.005312, "linked reads": 0.0014, "all reads (cumsum)": 0.4318, "linked reads (cumsum)": 0.9016, "range_label": "0.97-0.98", "all reads (inferred)": 0.3282, "linked reads (inferred)": 0.8946, "right_edge": 0.98}, {"bin": "0.98", "interval": "0.98-0.99", "all reads": 0.005077, "linked reads": 0.001456, "all reads (cumsum)": 0.4369, "linked reads (cumsum)": 0.903, "range_label": "0.98-0.99", "all reads (inferred)": 0.3286, "linked reads (inferred)": 0.8952, "right_edge": 0.99}, {"bin": "0.99", "interval": "0.99-1.0", "all reads": 0.5631, "linked reads": 0.09699, "all reads (cumsum)": 1.0, "linked reads (cumsum)": 1.0, "range_label": "0.99-1.0", "all reads (inferred)": 1.0, "linked reads (inferred)": 1.0, "right_edge": 1.0}]}}
